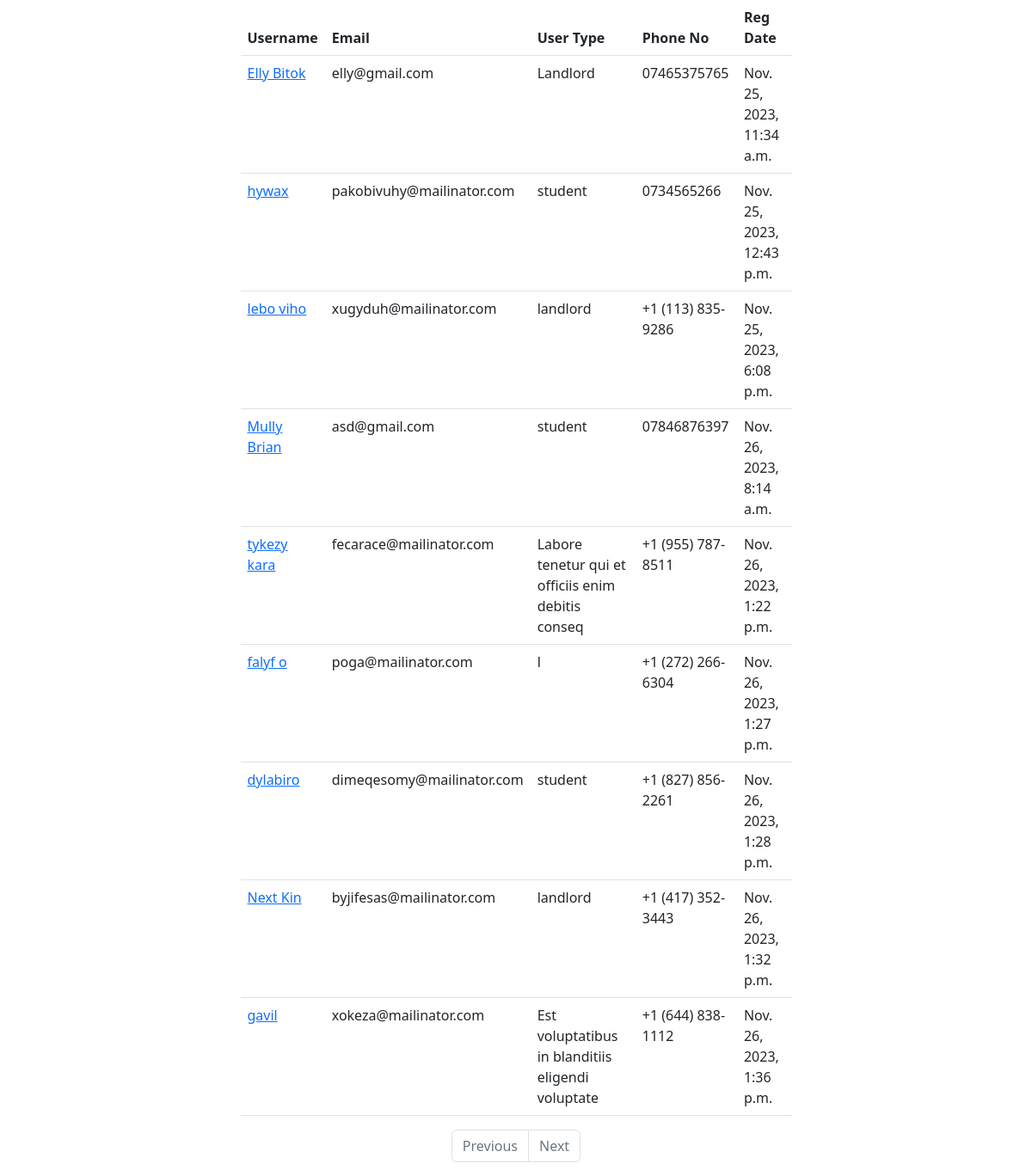
Page /user (signed in) on the earlier database version.
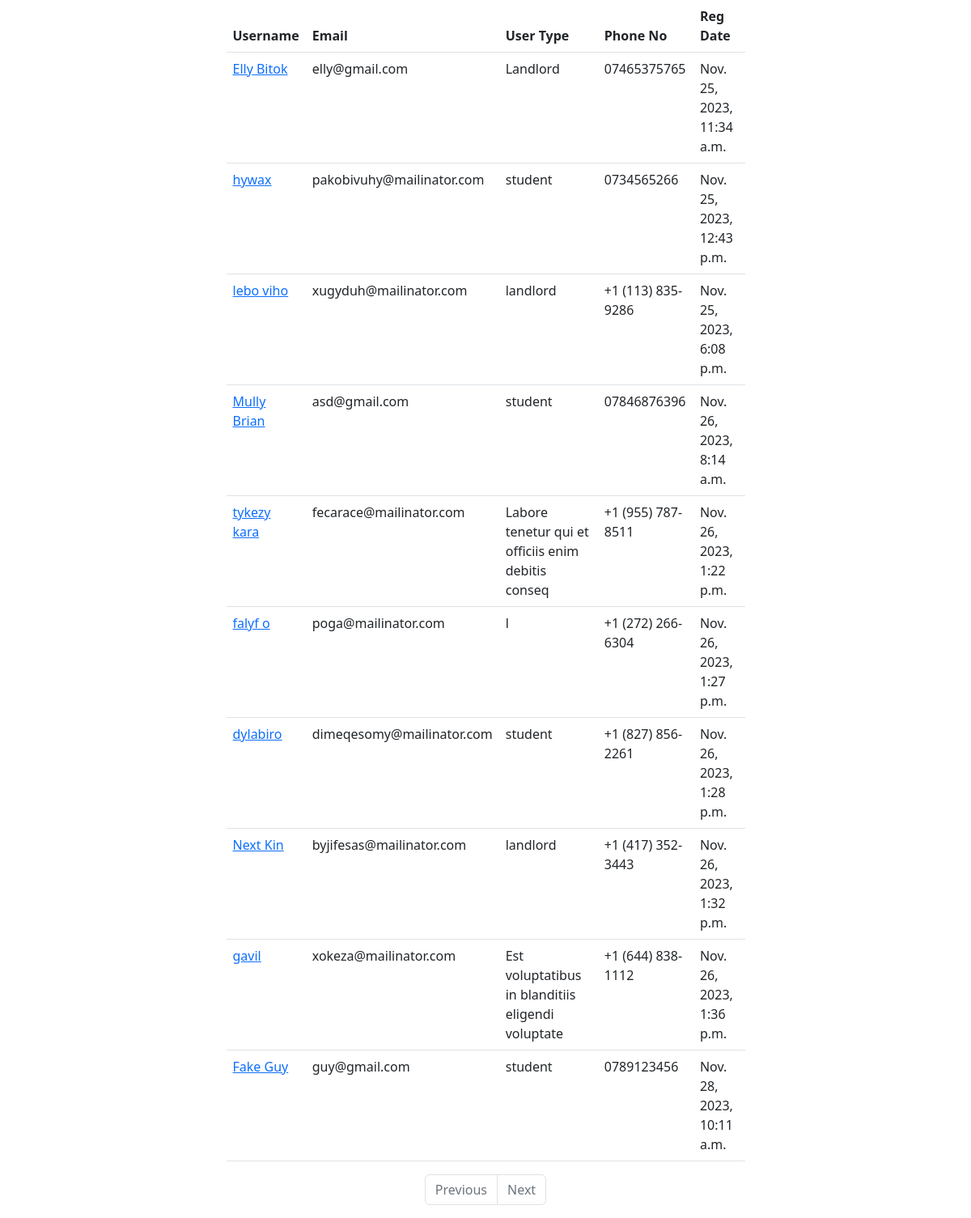
Same page on the later database version.
### main_app/models.py (models this page shows, shortened)
class User(models.Model):
    username = models.CharField(max_length=100)
    email = models.EmailField(unique=True)
    password = models.CharField(max_length=100)
    user_type = models.CharField(max_length=50)
    profile_picture = models.ImageField(upload_to="media/users", blank=True, null=True)
    phone = models.CharField(max_length=100)
    reg_date = models.DateTimeField(auto_now_add=True)
    created_at = models.DateTimeField(auto_now_add=True)
    updated_at = models.DateTimeField(auto_now=True)

### main_app/views.py (the view)
# urls.py: path('user', views.all_users, name="all"),
@login_required
def all_users(request):
    user = User.objects.all()
    paginator = Paginator(user, 10)
    page_number = request.GET.get("page")
    data = paginator.get_page(page_number)
    return render(request, 'all_users.html', {"user": data})

### templates/all_users.html (shortened to what this page needs)
{% extends 'base_template.html' %}
{% block content %}
    <div class="container">
        <div class="row justify-content-center">
            <div class="col-sm-7">
                <table class="table">
                    <thead>
                    <tr>
                        <th>Username</th>
                        <th>Email</th>
                        <th>User Type</th>
                        <th>Phone No</th>
                        <th>Reg Date</th>
                    </tr>
                    </thead>
                    <tbody>
                    {% for user in user %}
                        <tr>
                            <td>
                                <a href="/user/{{ user.id }}">{{ user.username }}</a>
                            </td>
                            <td>{{ user.email }}</td>
                            <td>{{ user.user_type }}</td>
                            <td>{{ user.phone }}</td>
                            <td>{{ user.reg_date }}</td>
                        </tr>
                    {% endfor %}
                    </tbody>
                </table>
                <nav aria-label="Page navigation example">
                    <ul class="pagination justify-content-center">
                        {% if user.has_previous %}
                            <li class="page-item">
                                <a class="page-link" href='?page={{ user.previous_page_number }}'>Previous</a>
                            </li>
                        {% else %}
                            <li class="page-item disabled">
                                <a class="page-link" href='' tabindex="-1" aria-disabled="True">Previous</a>
                            </li>
                        {% endif %}
                        {% if user.has_next %}
                            <li class="page-item">
                                <a class="page-link" href='?page={{ user.next_page_number }}'>Next</a>
                            </li>
                        {% else %}
                            <li class="page-item disabled">
                                <a class="page-link" href='' tabindex="-1" aria-disabled="True">Next</a>
                            </li>
                        {% endif %}
                    </ul>
                </nav>
            </div>
        </div>
    </div>
{% endblock %}

Differences in the rows shown:
changed User "Mully Brian": phone "07846876397" → "07846876396"
added User: username "Fake Guy", email "guy@gmail.com", user_type "student", phone "0789123456", reg_date "Nov. 28, 2023, 10:11 a.m."
